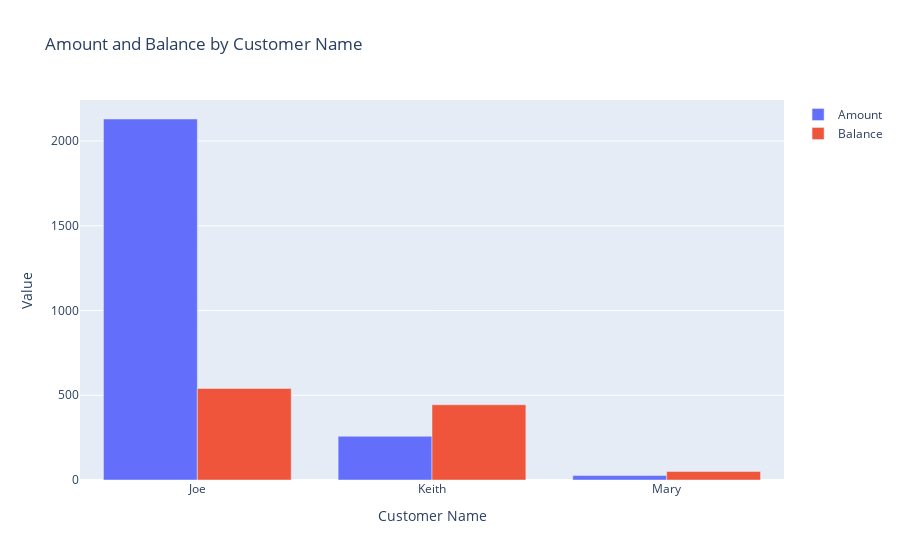

Notebook cell for this chart:
### Code cell
import plotly.graph_objects as go
import plotly.express as px

df4.sort_values(by=["balance","amount"],inplace=True,ascending=False)

trace1 = go.Bar(x=df4['customer_name'], y=df4['amount'], name='Amount')
trace2 = go.Bar(x=df4['customer_name'], y=df4['balance'], name='Balance')

layout = go.Layout(
    barmode='group', 
    title='Amount and Balance by Customer Name',
    xaxis=dict(title='Customer Name'),
    yaxis=dict(title='Value'),
)

fig = go.Figure(data=[trace1, trace2], layout=layout)
fig.show()

### Figure 1 — Plotly figure (JSON) as saved in the notebook; plotly's stock layout.template omitted (floating-point values rounded to 4 significant figures)
{"data": [{"name": "Amount", "type": "bar", "x": ["Joe", "Keith", "Mary"], "y": [2130, 258, 26]}, {"name": "Balance", "type": "bar", "x": ["Joe", "Keith", "Mary"], "y": [540, 444, 50]}], "layout": {"barmode": "group", "title": {"text": "Amount and Balance by Customer Name"}, "xaxis": {"title": {"text": "Customer Name"}}, "yaxis": {"title": {"text": "Value"}}}}
